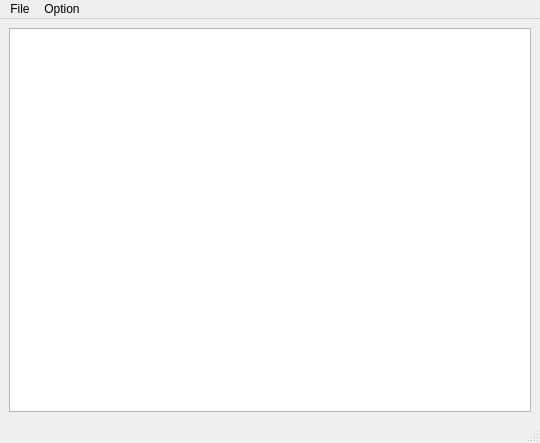
<?xml version="1.0" encoding="UTF-8"?>
<ui version="4.0">
 <class>MainWindow</class>
 <widget class="QMainWindow" name="MainWindow">
  <property name="geometry">
   <rect>
    <x>0</x>
    <y>0</y>
    <width>540</width>
    <height>443</height>
   </rect>
  </property>
  <property name="windowTitle">
   <string>MainWindow</string>
  </property>
  <widget class="QWidget" name="centralwidget">
   <layout class="QGridLayout" name="gridLayout">
    <item row="0" column="0">
     <widget class="QPlainTextEdit" name="plainTextEdit">
      <property name="font">
       <font>
        <family>Arial</family>
       </font>
      </property>
     </widget>
    </item>
   </layout>
  </widget>
  <widget class="QMenuBar" name="menubar">
   <property name="geometry">
    <rect>
     <x>0</x>
     <y>0</y>
     <width>540</width>
     <height>21</height>
    </rect>
   </property>
   <widget class="QMenu" name="menuFile">
    <property name="title">
     <string>File</string>
    </property>
    <addaction name="actionOpen"/>
    <addaction name="actionSave"/>
    <addaction name="actionClose"/>
   </widget>
   <widget class="QMenu" name="menuOption">
    <property name="title">
     <string>Option</string>
    </property>
    <widget class="QMenu" name="menuFont_Size">
     <property name="title">
      <string>Font Size</string>
     </property>
     <addaction name="action12px"/>
     <addaction name="action18px"/>
     <addaction name="action24px"/>
    </widget>
    <addaction name="menuFont_Size"/>
   </widget>
   <addaction name="menuFile"/>
   <addaction name="menuOption"/>
  </widget>
  <widget class="QStatusBar" name="statusbar"/>
  <action name="actionOpen">
   <property name="text">
    <string>Open</string>
   </property>
  </action>
  <action name="actionSave">
   <property name="text">
    <string>Save</string>
   </property>
  </action>
  <action name="actionClose">
   <property name="text">
    <string>Close</string>
   </property>
  </action>
  <action name="action12px">
   <property name="text">
    <string>12px</string>
   </property>
  </action>
  <action name="action18px">
   <property name="text">
    <string>18px</string>
   </property>
  </action>
  <action name="action24px">
   <property name="text">
    <string>24px</string>
   </property>
  </action>
 </widget>
 <resources/>
 <connections/>
</ui>
